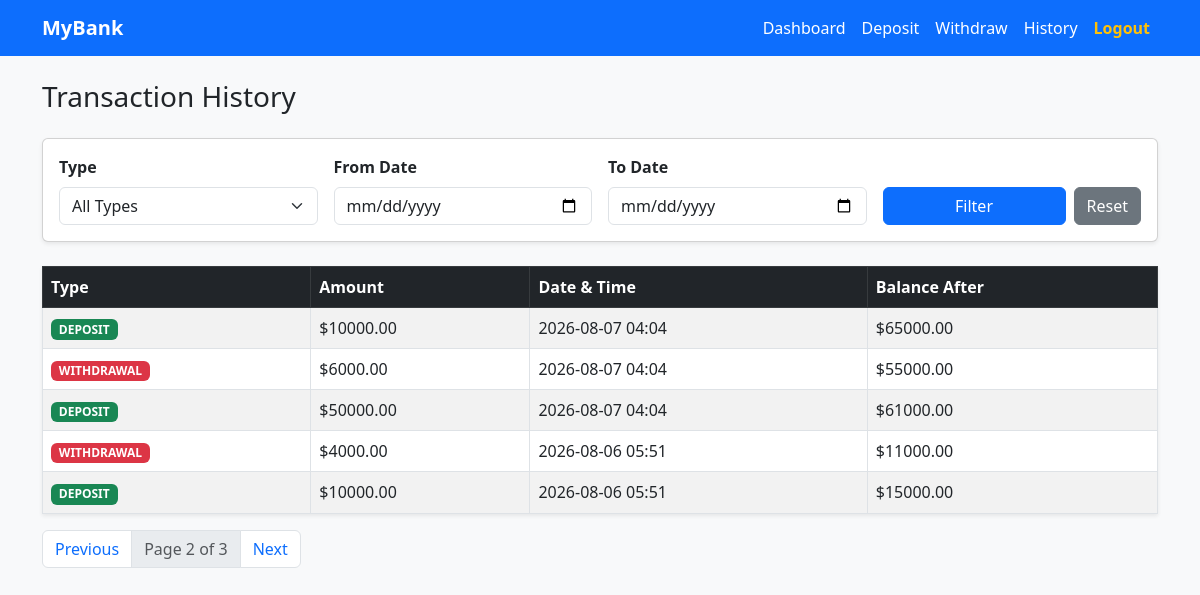
/transactions/?page=2&type=&start_date=&end_date= (signed in), run on the app's committed database.
### accounts/models.py (models this page shows, shortened)
class Transaction(models.Model):
    TRANSACTION_TYPES = (
        ('DEPOSIT', 'Deposit'),
        ('WITHDRAWAL', 'Withdrawal'),
    )
    account = models.ForeignKey(BankAccount, on_delete=models.CASCADE, related_name='transactions')
    transaction_type = models.CharField(max_length=10, choices=TRANSACTION_TYPES)
    amount = models.DecimalField(max_digits=12, decimal_places=2)
    timestamp = models.DateTimeField(auto_now_add=True)
    balance_after_transaction = models.DecimalField(max_digits=12, decimal_places=2)
    class Meta:
        ordering = ['-timestamp'] # Newest first

### accounts/views.py (the view)
# urls.py: path('transactions/', views.transaction_history_view, name='transactions'),
@login_required
def transaction_history_view(request):
    account = request.user.account
    transactions = account.transactions.all()
    tx_type = request.GET.get('type', '').strip()
    start_date = request.GET.get('start_date', '').strip()
    end_date = request.GET.get('end_date', '').strip()
    if tx_type:
        transactions = transactions.filter(transaction_type=tx_type)
    if start_date and end_date:
        transactions = transactions.filter(timestamp__date__range=[start_date, end_date])
    elif start_date:
        transactions = transactions.filter(timestamp__date=start_date)
    elif end_date:
        transactions = transactions.filter(timestamp__date=end_date)
    paginator = Paginator(transactions, 5)
    page_obj = paginator.get_page(request.GET.get('page'))
    return render(request, 'accounts/transactions.html', {
        'page_obj': page_obj,
        'selected_type': tx_type,
        'start_date': start_date,
        'end_date': end_date,
    })

### accounts/templates/accounts/transactions.html (shortened to what this page needs)
{% extends 'accounts/base.html' %}
{% block content %}
<h3 class="mb-4">Transaction History</h3>
<div class="card p-3 mb-4 shadow-sm bg-white">
    <form method="GET" class="row g-3 align-items-end">
        <div class="col-md-3">
            <label class="form-label fw-bold">Type</label>
            <select name="type" class="form-select">
                <option value="">All Types</option>
            </select>
        </div>
        <div class="col-md-3">
            <label class="form-label fw-bold">From Date</label>
            <input type="date" name="start_date" value="{{ start_date }}" class="form-control">
        </div>
        <div class="col-md-3">
            <label class="form-label fw-bold">To Date</label>
            <input type="date" name="end_date" value="{{ end_date }}" class="form-control">
        </div>
        <div class="col-md-3 d-flex gap-2">
            <button type="submit" class="btn btn-primary w-100">Filter</button>
            <a href="{% url 'transactions' %}" class="btn btn-secondary">Reset</a>
        </div>
    </form>
</div>
<table class="table table-striped table-bordered bg-white shadow-sm">
    <thead class="table-dark">
        <tr>
            <th>Type</th>
            <th>Amount</th>
            <th>Date & Time</th>
            <th>Balance After</th>
        </tr>
    </thead>
    <tbody>
        {% for tx in page_obj %}
        <tr>
            <td>
                {% if tx.transaction_type == 'DEPOSIT' %}
                    <span class="badge bg-success">DEPOSIT</span>
                {% else %}
                    <span class="badge bg-danger">WITHDRAWAL</span>
                {% endif %}
            </td>
            <td>${{ tx.amount }}</td>
            <td>{{ tx.timestamp|date:"Y-m-d H:i" }}</td>
            <td>${{ tx.balance_after_transaction }}</td>
        </tr>
        {% empty %}
        <tr>
            <td colspan="4" class="text-center text-muted">No transactions found.</td>
        </tr>
        {% endfor %}
    </tbody>
</table>
<nav>
    <ul class="pagination">
        {% if page_obj.has_previous %}
            <li class="page-item"><a class="page-link" href="?page={{ page_obj.previous_page_number }}&type={{ selected_type }}&start_date={{ start_date }}&end_date={{ end_date }}">Previous</a></li>
        {% endif %}
        <li class="page-item disabled"><a class="page-link">Page {{ page_obj.number }} of {{ page_obj.paginator.num_pages }}</a></li>
        {% if page_obj.has_next %}
            <li class="page-item"><a class="page-link" href="?page={{ page_obj.next_page_number }}&type={{ selected_type }}&start_date={{ start_date }}&end_date={{ end_date }}">Next</a></li>
        {% endif %}
    </ul>
</nav>
{% endblock %}

### data on the page
Transaction: transaction_type "DEPOSIT", amount "10000.00", timestamp "2026-08-07 04:04", balance_after_transaction "65000.00"
Transaction: transaction_type "WITHDRAWAL", amount "6000.00", timestamp "2026-08-07 04:04", balance_after_transaction "55000.00"
Transaction: transaction_type "DEPOSIT", amount "50000.00", timestamp "2026-08-07 04:04", balance_after_transaction "61000.00"
Transaction: transaction_type "WITHDRAWAL", amount "4000.00", timestamp "2026-08-06 05:51", balance_after_transaction "11000.00"
Transaction: transaction_type "DEPOSIT", amount "10000.00", timestamp "2026-08-06 05:51", balance_after_transaction "15000.00"

### other printed values
{{ page_obj.number }} "2"
{{ page_obj.paginator.num_pages }} "3"
